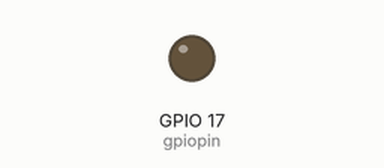
This program was run on a simulated Raspberry Pi (BCM pin numbers), started with the argument -v. On the bench: output pins drawn as LEDs (lit = HIGH). The clock reads 2024-03-15 10:24:30 at power-on unless the program sets it; what the program prints to the terminal is not drawn.

Above: at 0.2 s.
Timing chart, 0 to 1.7 s (numbered marks = the images above):
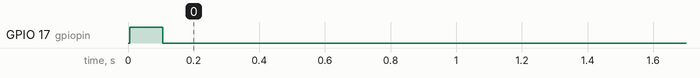

The program:

sparsnas.py
```python
#!/usr/bin/env python

import pigpio, time, sys, os, re
from datetime import datetime, timedelta


# -----------------------------------------------------------------------------------------------
#   SOME SETTINGS
# -----------------------------------------------------------------------------------------------

sparsnas_pulse_setting = 10000
gpiopin = 17

# Fine tune to get correct values on the display. This is to offset the time spent calling datetime. Depends on computer performance and load.
offset = 0.0008

settingsfile = 'sparsnas.display'
filepollingseconds = 5
pulsewidth = 0.1
verbose = False   # Override with option "-v"


# -----------------------------------------------------------------------------------------------
#   MAIN LOOP: sparsnas()
# -----------------------------------------------------------------------------------------------

def sparsnas ():

	display = readsettingsfile()
	pi = pigpio.pi()
	pi.set_mode(gpiopin,pigpio.OUTPUT)

	prevstart = datetime.now()

	while True:  # Loop forever

		start = datetime.now()
		pi.write(gpiopin,1)
		time.sleep(pulsewidth)
		pi.write(gpiopin,0)

		# --------- Time insensitive section -------- #

		uncorrected = getlooptime(display)
		looptime = uncorrected - offset		# For fine tuning displayed number
		nexttime = start + timedelta(seconds=looptime)

		verboseprint(start, prevstart, display, uncorrected)
		prevstart = start

		display, nexttime = pollsettingsfile(display, start, nexttime)

		delay = (nexttime-datetime.now()).total_seconds()
		if delay < 0.01:
			delay = 0.01

		# ------------------------------------------- #

		time.sleep(delay)

	pi.stop()


# -----------------------------------------------------------------------------------------------
#   SUBROUTINES
# -----------------------------------------------------------------------------------------------

def pollsettingsfile(display, start, nexttime):

	prevdisplay = display

	while True:

		display = readsettingsfile()

		# Ah! display has changed!
		if display != prevdisplay:

			uncorrected = getlooptime(display)
			looptime = uncorrected - offset
			nexttime = start + timedelta(seconds=looptime)

			verboseprint(nexttime, start, display, uncorrected)

			# Prevent getting negative sleep time when changing to a much lower looptime
			if (nexttime-datetime.now()).total_seconds() <= 1:
				return display, datetime.now() + timedelta(seconds=1)

		prevdisplay = display


		if (nexttime-datetime.now()).total_seconds() < filepollingseconds:
			# If less than a couple of seconds to next blink break out and go set exact sleep time to next blink in main loop
			return display, nexttime
		else:
			# Else run file poll loop again in a couple of seconds
			time.sleep(filepollingseconds-1)


# -----------------------------------------------------------------------------------------------

def readsettingsfile():

	display = ''

	if not os.path.isfile(settingsfile):
		errormsg('No settings file found: {}'.format(settingsfile))
		return 0
	else:
		try:
			with open(settingsfile) as file:
				for line in file.readlines():
					if re.search(r"[0-9]", line):
						display = re.sub(r'[^0-9]', '', line)
		except:
			errormsg('Could not open settings file: {}'.format(settingsfile))
			return 0

	if display == '':
		errormsg('No display value found in settings file: {}'.format(settingsfile))
		return 0
	else:
		return display


# -----------------------------------------------------------------------------------------------

def getlooptime(display):

	if int(display) <= 0:
		return 9999.9999	# Long dummy looptime. To display "0" equals infinite looptime.
	else:
		try:
			looptime = (1/float(display)) * 360 * (10000/float(sparsnas_pulse_setting))
		except:
			errormsg('Invalid display number.')
			return 9999.9999

		return looptime


# -----------------------------------------------------------------------------------------------

def verboseprint(start, prevstart, display, looptime):

	if verbose:
		print("{} {:>7} {:10.4f} {:11.4f}".format(str(start), display, looptime, (start-prevstart).total_seconds()))


# -----------------------------------------------------------------------------------------------

def errormsg(error):
	sys.stderr.write('ERROR: sparsnas.py: ' + error + '\n')
	return


# -----------------------------------------------------------------------------------------------

if __name__ == '__main__':

	os.chdir(os.path.dirname(sys.argv[0]))

	if len(sys.argv) == 2 and sys.argv[1] == '-v':
		verbose = True
		print("{:26} {:>7} {:10} {:10}".format('Timestamp', 'Display', 'Wanted loop', 'Actual loop'))


	sparsnas()


# -----------------------------------------------------------------------------------------------
```

Measured:
- by itself, GPIO 17 (gpiopin): LOW → HIGH at 0.01 s, → LOW 0.10 s later
